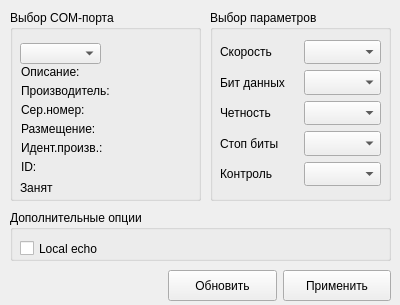
<?xml version="1.0" encoding="UTF-8"?>
<ui version="4.0">
 <class>SettingsDialog</class>
 <widget class="QWidget" name="SettingsDialog">
  <property name="geometry">
   <rect>
    <x>0</x>
    <y>0</y>
    <width>400</width>
    <height>305</height>
   </rect>
  </property>
  <property name="sizePolicy">
   <sizepolicy hsizetype="Expanding" vsizetype="Expanding">
    <horstretch>0</horstretch>
    <verstretch>0</verstretch>
   </sizepolicy>
  </property>
  <property name="minimumSize">
   <size>
    <width>400</width>
    <height>305</height>
   </size>
  </property>
  <property name="maximumSize">
   <size>
    <width>400</width>
    <height>305</height>
   </size>
  </property>
  <property name="windowTitle">
   <string>Настройка COM-порта</string>
  </property>
  <property name="windowIcon">
   <iconset resource="../../resource.qrc">
    <normaloff>:/icons/settings.png</normaloff>:/icons/settings.png</iconset>
  </property>
  <widget class="QGroupBox" name="selectBox">
   <property name="geometry">
    <rect>
     <x>10</x>
     <y>10</y>
     <width>191</width>
     <height>191</height>
    </rect>
   </property>
   <property name="sizePolicy">
    <sizepolicy hsizetype="Expanding" vsizetype="Expanding">
     <horstretch>0</horstretch>
     <verstretch>0</verstretch>
    </sizepolicy>
   </property>
   <property name="title">
    <string>Выбор COM-порта</string>
   </property>
   <widget class="QLabel" name="descriptionLabel">
    <property name="geometry">
     <rect>
      <x>11</x>
      <y>54</y>
      <width>161</width>
      <height>16</height>
     </rect>
    </property>
    <property name="maximumSize">
     <size>
      <width>171</width>
      <height>16777215</height>
     </size>
    </property>
    <property name="text">
     <string>Описание:</string>
    </property>
   </widget>
   <widget class="QLabel" name="manufacturerLabel">
    <property name="geometry">
     <rect>
      <x>11</x>
      <y>73</y>
      <width>161</width>
      <height>16</height>
     </rect>
    </property>
    <property name="maximumSize">
     <size>
      <width>181</width>
      <height>16777215</height>
     </size>
    </property>
    <property name="text">
     <string>Производитель:</string>
    </property>
   </widget>
   <widget class="QLabel" name="serialNumberLabel">
    <property name="geometry">
     <rect>
      <x>11</x>
      <y>92</y>
      <width>161</width>
      <height>16</height>
     </rect>
    </property>
    <property name="maximumSize">
     <size>
      <width>171</width>
      <height>16777215</height>
     </size>
    </property>
    <property name="text">
     <string>Сер.номер:</string>
    </property>
   </widget>
   <widget class="QLabel" name="locationLabel">
    <property name="geometry">
     <rect>
      <x>11</x>
      <y>111</y>
      <width>161</width>
      <height>16</height>
     </rect>
    </property>
    <property name="maximumSize">
     <size>
      <width>171</width>
      <height>16777215</height>
     </size>
    </property>
    <property name="text">
     <string>Размещение:</string>
    </property>
   </widget>
   <widget class="QLabel" name="vidLabel">
    <property name="geometry">
     <rect>
      <x>11</x>
      <y>130</y>
      <width>131</width>
      <height>16</height>
     </rect>
    </property>
    <property name="sizePolicy">
     <sizepolicy hsizetype="Preferred" vsizetype="Preferred">
      <horstretch>0</horstretch>
      <verstretch>0</verstretch>
     </sizepolicy>
    </property>
    <property name="maximumSize">
     <size>
      <width>131</width>
      <height>16</height>
     </size>
    </property>
    <property name="text">
     <string>Идент.произв.:</string>
    </property>
   </widget>
   <widget class="QLabel" name="pidLabel">
    <property name="geometry">
     <rect>
      <x>11</x>
      <y>149</y>
      <width>151</width>
      <height>16</height>
     </rect>
    </property>
    <property name="maximumSize">
     <size>
      <width>171</width>
      <height>16777215</height>
     </size>
    </property>
    <property name="text">
     <string>ID:</string>
    </property>
   </widget>
   <widget class="QComboBox" name="serialPortInfoBox">
    <property name="geometry">
     <rect>
      <x>10</x>
      <y>33</y>
      <width>81</width>
      <height>21</height>
     </rect>
    </property>
    <property name="sizePolicy">
     <sizepolicy hsizetype="Preferred" vsizetype="Fixed">
      <horstretch>0</horstretch>
      <verstretch>0</verstretch>
     </sizepolicy>
    </property>
    <property name="minimumSize">
     <size>
      <width>69</width>
      <height>0</height>
     </size>
    </property>
    <property name="autoFillBackground">
     <bool>true</bool>
    </property>
   </widget>
   <widget class="QLabel" name="busyLabel">
    <property name="geometry">
     <rect>
      <x>10</x>
      <y>170</y>
      <width>151</width>
      <height>16</height>
     </rect>
    </property>
    <property name="text">
     <string>Занят</string>
    </property>
   </widget>
  </widget>
  <widget class="QGroupBox" name="parametersBox">
   <property name="geometry">
    <rect>
     <x>210</x>
     <y>10</y>
     <width>181</width>
     <height>191</height>
    </rect>
   </property>
   <property name="sizePolicy">
    <sizepolicy hsizetype="Expanding" vsizetype="Expanding">
     <horstretch>0</horstretch>
     <verstretch>0</verstretch>
    </sizepolicy>
   </property>
   <property name="title">
    <string>Выбор параметров</string>
   </property>
   <widget class="QWidget" name="layoutWidget">
    <property name="geometry">
     <rect>
      <x>10</x>
      <y>30</y>
      <width>161</width>
      <height>146</height>
     </rect>
    </property>
    <layout class="QVBoxLayout" name="verticalLayout_2">
     <item>
      <layout class="QHBoxLayout" name="horizontalLayout">
       <item>
        <widget class="QLabel" name="baudRateLabel">
         <property name="sizePolicy">
          <sizepolicy hsizetype="Minimum" vsizetype="Preferred">
           <horstretch>0</horstretch>
           <verstretch>0</verstretch>
          </sizepolicy>
         </property>
         <property name="text">
          <string>Скорость</string>
         </property>
        </widget>
       </item>
       <item>
        <widget class="QComboBox" name="baudRateBox">
         <property name="sizePolicy">
          <sizepolicy hsizetype="Preferred" vsizetype="Preferred">
           <horstretch>0</horstretch>
           <verstretch>0</verstretch>
          </sizepolicy>
         </property>
         <property name="autoFillBackground">
          <bool>true</bool>
         </property>
        </widget>
       </item>
      </layout>
     </item>
     <item>
      <layout class="QHBoxLayout" name="horizontalLayout_2">
       <item>
        <widget class="QLabel" name="dataBitsLabel">
         <property name="text">
          <string>Бит данных</string>
         </property>
        </widget>
       </item>
       <item>
        <widget class="QComboBox" name="dataBitsBox">
         <property name="sizePolicy">
          <sizepolicy hsizetype="Preferred" vsizetype="Preferred">
           <horstretch>0</horstretch>
           <verstretch>0</verstretch>
          </sizepolicy>
         </property>
         <property name="autoFillBackground">
          <bool>true</bool>
         </property>
        </widget>
       </item>
      </layout>
     </item>
     <item>
      <layout class="QHBoxLayout" name="horizontalLayout_3">
       <item>
        <widget class="QLabel" name="parityLabel">
         <property name="text">
          <string>Четность</string>
         </property>
        </widget>
       </item>
       <item>
        <widget class="QComboBox" name="parityBox">
         <property name="sizePolicy">
          <sizepolicy hsizetype="Preferred" vsizetype="Preferred">
           <horstretch>0</horstretch>
           <verstretch>0</verstretch>
          </sizepolicy>
         </property>
         <property name="autoFillBackground">
          <bool>true</bool>
         </property>
        </widget>
       </item>
      </layout>
     </item>
     <item>
      <layout class="QHBoxLayout" name="horizontalLayout_4">
       <item>
        <widget class="QLabel" name="stopBitsLabel">
         <property name="text">
          <string>Стоп биты</string>
         </property>
        </widget>
       </item>
       <item>
        <widget class="QComboBox" name="stopBitsBox">
         <property name="sizePolicy">
          <sizepolicy hsizetype="Preferred" vsizetype="Preferred">
           <horstretch>0</horstretch>
           <verstretch>0</verstretch>
          </sizepolicy>
         </property>
         <property name="autoFillBackground">
          <bool>true</bool>
         </property>
        </widget>
       </item>
      </layout>
     </item>
     <item>
      <layout class="QHBoxLayout" name="horizontalLayout_5">
       <item>
        <widget class="QLabel" name="flowControlLabel">
         <property name="text">
          <string>Контроль</string>
         </property>
        </widget>
       </item>
       <item>
        <widget class="QComboBox" name="flowControlBox">
         <property name="sizePolicy">
          <sizepolicy hsizetype="Preferred" vsizetype="Preferred">
           <horstretch>0</horstretch>
           <verstretch>0</verstretch>
          </sizepolicy>
         </property>
         <property name="autoFillBackground">
          <bool>true</bool>
         </property>
        </widget>
       </item>
      </layout>
     </item>
    </layout>
   </widget>
  </widget>
  <widget class="QGroupBox" name="additionalOptionsGroupBox">
   <property name="geometry">
    <rect>
     <x>10</x>
     <y>210</y>
     <width>381</width>
     <height>51</height>
    </rect>
   </property>
   <property name="sizePolicy">
    <sizepolicy hsizetype="Expanding" vsizetype="Expanding">
     <horstretch>0</horstretch>
     <verstretch>0</verstretch>
    </sizepolicy>
   </property>
   <property name="title">
    <string>Дополнительные опции</string>
   </property>
   <widget class="QCheckBox" name="localEchoCheckBox">
    <property name="geometry">
     <rect>
      <x>10</x>
      <y>30</y>
      <width>81</width>
      <height>17</height>
     </rect>
    </property>
    <property name="text">
     <string>Local echo</string>
    </property>
   </widget>
  </widget>
  <widget class="QWidget" name="horizontalLayoutWidget">
   <property name="geometry">
    <rect>
     <x>10</x>
     <y>270</y>
     <width>381</width>
     <height>31</height>
    </rect>
   </property>
   <layout class="QHBoxLayout" name="horizontalLayout_6">
    <item>
     <spacer name="horizontalSpacer">
      <property name="orientation">
       <enum>Qt::Horizontal</enum>
      </property>
      <property name="sizeHint" stdset="0">
       <size>
        <width>158</width>
        <height>20</height>
       </size>
      </property>
     </spacer>
    </item>
    <item>
     <widget class="QPushButton" name="updateInfoButton">
      <property name="sizePolicy">
       <sizepolicy hsizetype="Expanding" vsizetype="Preferred">
        <horstretch>0</horstretch>
        <verstretch>0</verstretch>
       </sizepolicy>
      </property>
      <property name="text">
       <string>Обновить</string>
      </property>
      <property name="autoDefault">
       <bool>true</bool>
      </property>
     </widget>
    </item>
    <item>
     <widget class="QPushButton" name="applyButton">
      <property name="sizePolicy">
       <sizepolicy hsizetype="Expanding" vsizetype="Preferred">
        <horstretch>0</horstretch>
        <verstretch>0</verstretch>
       </sizepolicy>
      </property>
      <property name="text">
       <string>Применить</string>
      </property>
      <property name="autoDefault">
       <bool>true</bool>
      </property>
     </widget>
    </item>
   </layout>
  </widget>
 </widget>
 <tabstops>
  <tabstop>serialPortInfoBox</tabstop>
  <tabstop>baudRateBox</tabstop>
  <tabstop>dataBitsBox</tabstop>
  <tabstop>parityBox</tabstop>
  <tabstop>stopBitsBox</tabstop>
  <tabstop>flowControlBox</tabstop>
  <tabstop>applyButton</tabstop>
  <tabstop>updateInfoButton</tabstop>
  <tabstop>localEchoCheckBox</tabstop>
 </tabstops>
 <resources>
  <include location="../../resource.qrc"/>
 </resources>
 <connections/>
</ui>
